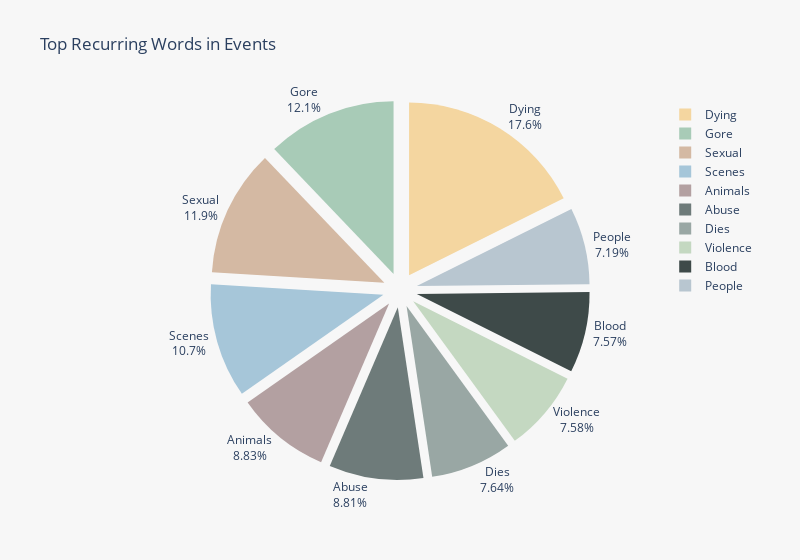

Notebook source saved alongside this figure:
### Code cell
import pandas as pd
import plotly.graph_objects as go
from collections import Counter
import re
from nltk.tokenize import word_tokenize
from nltk.corpus import stopwords

# Function to preprocess the text
def preprocess_text(text):
    text = text.lower()
    text = re.sub(r'[^a-z\s]', '', text)  # Remove non-alphabet characters
    tokens = word_tokenize(text)  # Tokenize text
    stop_words = set(stopwords.words('english'))  # Remove stopwords
    tokens = [word for word in tokens if word not in stop_words]
    return tokens

# Function to analyze the most common words and plot a pie chart
def analyze_most_common_words(df, text_column, top_n=50, save_path=None):
    processed_column = f"processed_{text_column}"
    
    # Preprocess the text column
    df[processed_column] = df[text_column].apply(preprocess_text)  # Assumes preprocess_text is defined
    
    # Flatten all tokens into a single list
    all_tokens = [word for tokens in df[processed_column] for word in tokens]
    total_word_count = len(all_tokens)
    
    # Count the most common words
    word_freq = Counter(all_tokens)
    most_common_words = word_freq.most_common(top_n)
    
    # Print results
    print(f"Top {top_n} most common words in '{text_column}':\n")
    print(f"{'Word':<15}{'Count':<10}{'Percentage (%)':<10}")
    print("-" * 35)
    for word, count in most_common_words:
        percentage = (count / total_word_count) * 100
        print(f"{word:<15}{count:<10}{percentage:.2f}")
    
    # Prepare data for Plotly
    words, counts = zip(*most_common_words)
    words_capitalized = [word.capitalize() for word in words]  # Capitalize the first letter of each word
    percentages = [round((count / total_word_count) * 100, 2) for count in counts]
    
    # Create the pie chart with text outside
    fig = go.Figure(data=[go.Pie(
        labels=words_capitalized,  # Use capitalized words
        values=counts,
        hoverinfo='label+percent',  # Show label and percentage
        textinfo='label+percent',  # Show label, count, and percentage
        textposition='outside',  # Place text outside the chart
        pull=[0.1] * len(words),  # Optionally pull slices apart for better visibility
        marker=dict(colors=[
    '#F4D6A0',  # Warm light yellow
    '#A8CBB7',  # Light mint green
    '#D4B9A3',  # Muted salmon beige
    '#A6C6D9',  # Soft pastel blue
    '#B3A0A1',  # Dusty rose brown
    '#6E7B7A',  # Cool greyish teal
    '#99A7A4',  # Soft olive gray
    '#C4D8C1',  # Soft sage green
    '#3E4A49',  # Deep slate gray
    '#B8C6D0',  # Light cool blue-gray
])  # Optional color scheme
    )])

    # Update layout
    fig.update_layout(
        title=f'Top Recurring Words in Events',  # Title of the chart
        showlegend=True, 
        plot_bgcolor='#f7f7f7',  # Background color for the plot area
        paper_bgcolor='#f7f7f7',
        width=800
    )
    
    if save_path:
        fig.write_image(save_path)
        print(f"Plot saved to {save_path}")
        
    fig.show()
    
    
    return most_common_words

# Example usage
# cleaned_films is your DataFrame and 'events' is the column containing text data
analyze_most_common_words(cleaned_films, text_column='events', top_n=10, save_path='../visuals/events_most_recurring_words.png')

### Figure 1 — Plotly figure (JSON) as saved in the notebook; plotly's stock layout.template omitted (floating-point values rounded to 4 significant figures)
{"data": [{"hoverinfo": "label+percent", "labels": ["Dying", "Gore", "Sexual", "Scenes", "Animals", "Abuse", "Dies", "Violence", "Blood", "People"], "marker": {"colors": ["#F4D6A0", "#A8CBB7", "#D4B9A3", "#A6C6D9", "#B3A0A1", "#6E7B7A", "#99A7A4", "#C4D8C1", "#3E4A49", "#B8C6D0"]}, "pull": [0.1, 0.1, 0.1, 0.1, 0.1, 0.1, 0.1, 0.1, 0.1, 0.1], "textinfo": "label+percent", "textposition": "outside", "type": "pie", "values": [4676, 3218, 3153, 2831, 2341, 2336, 2025, 2010, 2006, 1905]}], "layout": {"paper_bgcolor": "#f7f7f7", "plot_bgcolor": "#f7f7f7", "showlegend": true, "title": {"text": "Top Recurring Words in Events"}, "width": 800}}
